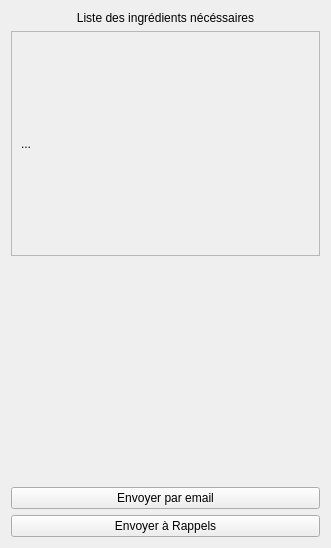
<?xml version="1.0" encoding="UTF-8"?>
<ui version="4.0">
 <class>ListeIngredients</class>
 <widget class="QWidget" name="ListeIngredients">
  <property name="geometry">
   <rect>
    <x>0</x>
    <y>0</y>
    <width>331</width>
    <height>548</height>
   </rect>
  </property>
  <property name="windowTitle">
   <string>Liste de course</string>
  </property>
  <layout class="QVBoxLayout" name="verticalLayout">
   <item>
    <layout class="QGridLayout" name="gridLayout">
     <item row="0" column="0">
      <layout class="QGridLayout" name="gridLayout_2">
       <item row="0" column="0">
        <widget class="QLabel" name="label">
         <property name="text">
          <string>Liste des ingrédients nécéssaires</string>
         </property>
         <property name="alignment">
          <set>Qt::AlignCenter</set>
         </property>
        </widget>
       </item>
      </layout>
     </item>
     <item row="1" column="0">
      <layout class="QGridLayout" name="gridLayout_3">
       <item row="2" column="0">
        <widget class="QPushButton" name="pushButton">
         <property name="text">
          <string>Envoyer par email</string>
         </property>
        </widget>
       </item>
       <item row="3" column="0">
        <widget class="QPushButton" name="pushButton_2">
         <property name="text">
          <string>Envoyer à Rappels</string>
         </property>
        </widget>
       </item>
       <item row="1" column="0">
        <spacer name="verticalSpacer">
         <property name="orientation">
          <enum>Qt::Vertical</enum>
         </property>
         <property name="sizeHint" stdset="0">
          <size>
           <width>20</width>
           <height>40</height>
          </size>
         </property>
        </spacer>
       </item>
       <item row="0" column="0">
        <widget class="QScrollArea" name="scrollArea">
         <property name="widgetResizable">
          <bool>true</bool>
         </property>
         <widget class="QWidget" name="scrollAreaWidgetContents">
          <property name="geometry">
           <rect>
            <x>0</x>
            <y>0</y>
            <width>291</width>
            <height>202</height>
           </rect>
          </property>
          <layout class="QGridLayout" name="gridLayout_4">
           <item row="0" column="0">
            <widget class="QLabel" name="label_2">
             <property name="text">
              <string>...</string>
             </property>
            </widget>
           </item>
          </layout>
         </widget>
        </widget>
       </item>
      </layout>
     </item>
    </layout>
   </item>
  </layout>
 </widget>
 <resources/>
 <connections/>
</ui>
